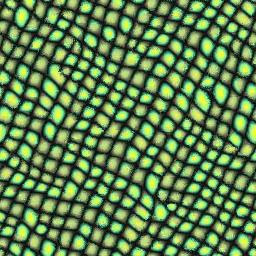
#> input picture Images/lizard.jpg, 256 x 256 px, found by its file name; its folder holds 6 pictures in this run
$ python __main__.py
#> lines starting #> are read from the running program, lines starting #| are printed output that depends on the picture
### src/python/masker.py

"""
El siguiente código fue generado en su totalidad con ChatGPT-4o. El promt utilizado fue el siguiente:

----------------------------------------
I made the following question in stack overflow

https://stackoverflow.com/q/78559316/14554601

Titled

Selecting a part of an image in python by drawing on top of it [closed]

The question is about creating a mask by selecting drawing on top of an image using python.
The output should be a separate image with only the drawn part.
One of the comments states

for exactly this, there's a source code example in OpenCV's samples directory. just run it.
samples/python/inpaint.py -- the core of your question is how to make a GUI that lets you
paint with a brush. -- don't expect miracles. the two oldest inpainting algorithms in opencv
are dumb as bricks. I think there are a few "content-aware" ones in another module.
browse/search the docs. you'll find them.
- Christoph Rackwitz May 31 at 11:07

I don't care about the inpainting part, I already coded that myself. I just want to select.
Help me out.
----------------------------------------

Unos pequeños cambios fueron realizados, estos serán señalados con comentarios
(iniciados con [!!!] para distinguirlos de los comentarios originales de GPT).
"""

import cv2
import numpy as np
from pathlib import Path # [!!!] Mejor manejo de paths

# [!!!] Se agregaron los nombre de nuestras carpetas principales
main_dir = Path(__file__).resolve().parent.parent.parent
img_dir_path = main_dir / "Images"

# Initialize global variables
drawing = False  # True if the mouse is pressed
mode = True  # If True, draw. Press 'm' to toggle to erase.
ix, iy = -1, -1
mask = None
img = None

# Mouse callback function
# [24 lines left out: function draw_circle, not called in this run]

# [!!!] Lo siguiente simplemente se indentó y se convirtió en una función,
# originalmente el img_path era una constante.
def mask_image(img_path: Path) -> tuple[np.ndarray, np.ndarray]:
    """
    Función que permite seleccionar una parte de una imagen dibujando sobre ella.
    La mascara resultante se guarda en la carpeta masks de la carpeta Images.

    Args:
        img_path (Path): Ruta de la imagen a seleccionar.

    Returns:
        tuple[np.ndarray, np.ndarray]: Retorna la imagen original y la imagen con la máscara.

    Asserts:
        img_path.exists(): Se asegura que la imagen exista.
        img_path.is_file(): Se asegura que la ruta sea un archivo.
        img_path.suffix in [".jpg", ".jpeg", ".png"]: Se asegura que la imagen sea de un formato válido.
    """
    # [!!!] Se agregaron los asserts para asegurar que la imagen sea válida.
    assert img_path.exists(), f"Could not find image. Path: {img_path}"
    assert img_path.is_file(), f"Path is not a file. Path: {img_path}"
    assert img_path.suffix in [".jpg", ".jpeg", ".png"], f"Invalid file format. Path: {img_path}"

    # [!!!] Se establecen las variables globales necesarias para transformar e código en función.
    global mask, img, mode

    # Load the image
    img = cv2.imread(img_path)
#> img is the input picture: shape (256, 256, 3); mean B, G, R 78.5, 128.3, 95.5
    if img is None:
        raise Exception(f"Could not load image. Check the path to your image. Path: {img_path}")

    # Create a black mask of the same size as the image
    mask = np.zeros_like(img)

    # Create a window and bind the function to window
    cv2.namedWindow('image')
    cv2.setMouseCallback('image', draw_circle)

    while True:
        cv2.imshow('image', img)
        k = cv2.waitKey(1) & 0xFF
#> (key Esc is pressed here)
        if k == ord('m'):
            mode = not mode
        elif k == 27:  # Escape key to exit
            break

    cv2.destroyAllWindows()

    # Apply the mask to the image
    result = cv2.bitwise_and(img, mask)
#> result: shape (256, 256, 3); every value is 0


    # Save or display the result
    cv2.imshow('masked_image', result)
    cv2.waitKey(0)
    cv2.destroyAllWindows()
    mask_path = img_dir_path / "masks" /f"{img_path.stem}_mask.jpg"
    cv2.imwrite(mask_path, result)

    return img, result # [!!!] se agregó el return de las imágenes


# [!!!] Se agregó un if __name__ == "__main__": para poder probar el modulo
# [7 lines that do not run on import are left out]

### scripts/__main__.py
"""
Created on Tue Jun 12 00:23:00 2024
El objetivo de este script es el de ralizar el inpainting de una imagen mediante métodos de EDPN.
Este proyecto consituye el proyecto final del ramo Análisis Numérico de Ecuaciones en Derivadas Parciales
de la escuela de Ingeniería de la Universidad de Chile.
"""

import cv2  # Trabajar con imágenes
import numpy as np  # numpy
# import julia  # Para importar funciones de Julia
from julia import Main  # Para importar funciones de Julia
from pathlib import Path  # Para trabajar con rutas de archivos

try:  # Importamos la librería para crear barras de carga
    from tqdm import tqdm

    tqdm_is_available = True
except:
    tqdm_is_available = False
print("tqdm disponible:", tqdm_is_available)


# Definimos paths importantes:
# Carpeta principal del directorio
main_dir = Path(__file__).resolve().parent
# Carpeta de imágenes
img_dir_path = main_dir / "Images"
# Carpeta de máscaras
mask_dir_path = img_dir_path / "masks"
# Carpeta de restored
restored_dir_path = img_dir_path / "restored"
# Carpeta src
src_path = main_dir / "src"
# Carpeta de Julia
julia_path = src_path / "julia"
# Carpeta de inpainting estructural de Julia
inpainting_structure_path = julia_path / "inpainting_structure.jl"
# Carpeta de inpainting textura de Julia
inpainting_texture_path = julia_path / "inpainting_texture.jl"

# Importamos modulos propios:
# Módulo para seleccionar una parte de la imagen
from src.python.masker import mask_image

# Incluir los archivos de inpainting estructural de Julia
Main.include(str(inpainting_structure_path))
Main.include(str(inpainting_texture_path))
# Importamos los modulos de inpainting de Julia
structure = Main.inpainting_structure
texture = Main.inpainting_texture


def inpaint(img_path: Path, method: str = "structure") -> np.array:
    """
    Función que realiza el inpainting de una imagen.
    Entrega un np.array con la imagen restaurada y, además,
    guarda la imagen en la carpeta Images>restored.
    Permite seleccionar el área a restaurar dinámicamente.

    Args:
        img_path (Path): Ruta de la imagen a restaurar.
        method (str, optional): Método de inpainting a realizar. Puede ser "structure" o "texture". Defaults to "structure".

    Returns:
        np.array: Imagen restaurada.

    """
    # Crear la máscara de la imagen
    img, mask = mask_image(img_path)

    # Transformamos el mask en formato blanco y negro
    mask = cv2.cvtColor(mask, cv2.COLOR_BGR2GRAY) / 255.0
#> mask: shape (256, 256) float64; every value is 0

    # Separamos la imágen en sus canales RGB
    b_channel, g_channel, r_channel = cv2.split(img)
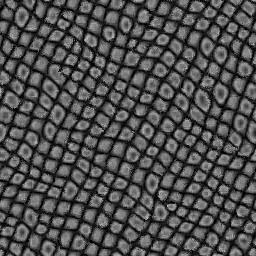
#> b_channel: shape (256, 256); min 0, max 199, mean 78.5
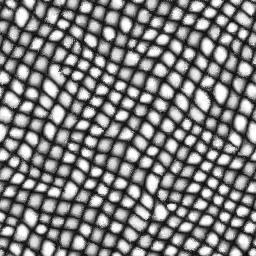
#> g_channel: shape (256, 256); min 0, max 255, mean 128.3
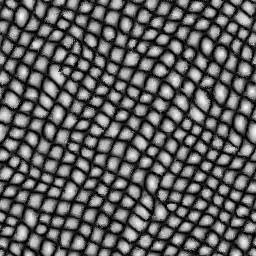
#> r_channel: shape (256, 256); min 0, max 251, mean 95.5
    channels = {"R": r_channel, "G": g_channel, "B": b_channel}

    # Inpainting de textura requiere los canales simultaneamente
    if method == "texture":
        channels_tuple = texture.texture_inpainting(
                r_channel/1.0, g_channel/1.0, b_channel/1.0, mask
                )
        channels["R"] = channels_tuple[0]
        channels["G"] = channels_tuple[1]
        channels["B"] = channels_tuple[2]
    # Inpainting de estructura los puede trabajar por separado
    else:
        for color in tqdm(channels):
            channels[color] = channels[color] / 255.0
            channels[color] = structure.structural_inpainting(
                channels[color],
                mask,
                dt=0.8,
                max_iters=10000,
                difussion=0.007,
            )

    img = cv2.merge((channels["B"], channels["G"], channels["R"]))

    global restored_dir_path
    if method == "structure":
        restored_dir_path = restored_dir_path / "Structure"
    else:
        restored_dir_path = restored_dir_path / "Texture"

    restored_path = restored_dir_path / f"{img_path.stem}_restored.jpg"
    cv2.imwrite(restored_path, img)

    return img


example_img = img_dir_path / "lizard.jpg"
inpaint(example_img, "texture")
#> (the call stopped at in inpaint, `channels_tuple = texture.texture_inpainting( r_channel/1.0, g_channel/..`: julia is not available in this run)
